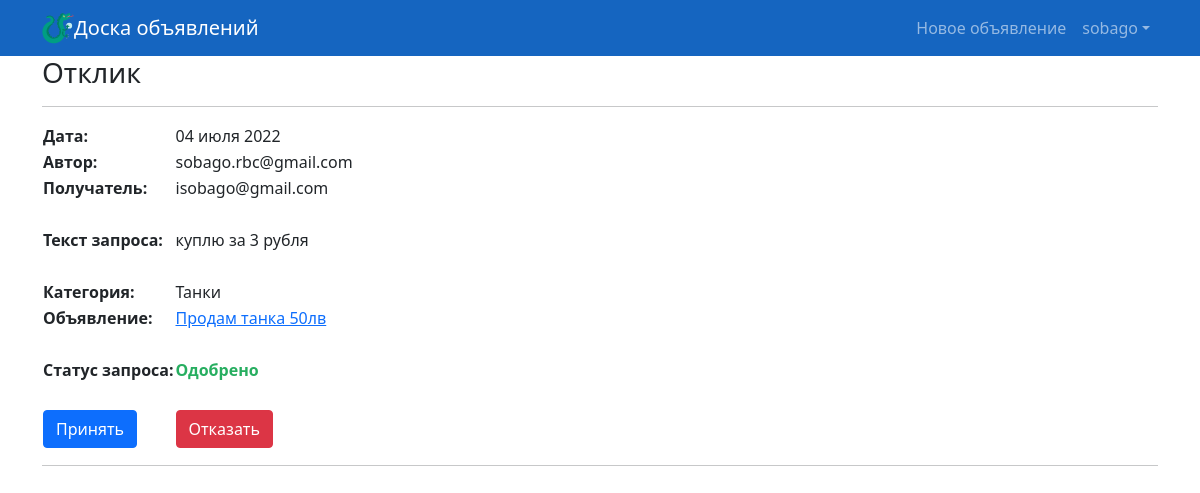
The page /responses/1/ (signed in) on the database its author committed.
### accounts/models.py (models this page shows)
class MyUser(AbstractUser):
    USERNAME_FIELD = 'email'
    email = models.EmailField(('E-mail'), unique=True, help_text='Обязательное поле, Ваша электронная почта.')
    REQUIRED_FIELDS = ['username', ]
    subscriber = models.BooleanField(
        ("Статус подписки на новости"),
        default=True,
    )

### board/models.py (models this page shows, shortened)
class AdResponse(models.Model):
    title = models.CharField(max_length=254, verbose_name='Текст запроса')
    sender = models.OneToOneField(MyUser, on_delete=models.CASCADE, related_name='+', verbose_name='Отправитель')
    recipient = models.OneToOneField(MyUser, on_delete=models.CASCADE, related_name='+', verbose_name='Получатель')
    ad = models.OneToOneField(Ad, on_delete=models.CASCADE, verbose_name='Объявление')
    create_datetime = models.DateTimeField(auto_now_add=True)
    is_accepted = models.BooleanField(default=False)
    is_refused = models.BooleanField(default=False)

class Ad(models.Model):
    title = models.CharField(max_length=254, verbose_name='Заголовок объявления')
    text = RichTextUploadingField(verbose_name='Текст объявления')
    create_datetime = models.DateTimeField(auto_now_add=True)
    create_user = models.OneToOneField(MyUser, on_delete=models.CASCADE, verbose_name='Автор')
    category = models.ForeignKey(Category, on_delete=models.CASCADE, verbose_name='Категория')

class Category(models.Model):
    title = models.CharField(max_length=128, verbose_name='Наименование категории', unique=True)
    def __str__(self):
        return f'{self.title}'

### board/views.py (the view)
# urls.py: path('responses/<int:pk>/', login_required(AdResponseView.as_view()), name='ad_response_detail'),
class AdResponseView(DetailView):
    model = AdResponse
    template_name = 'ad_response_detail.html'
    context_object_name = 'response'

### board/templates/board/ad_response_detail.html (shortened to what this page needs)
{% extends "base.html" %}
{% block content %}
    <h3>Отклик</h3>
    <hr>
    {% if response.sender.id == user.id or response.recipient.id  == user.id %}
        <table>
            <tr align="left">
                <td><b>Дата:</b></td>
                <td>{{ response.create_datetime|date:'d E Y' }}</td>
            </tr>
            <tr align="left">
                <td><b>Автор:</b></td>
                <td>{{ response.sender }}</td>
            </tr>
            <tr align="left">
                <td><b>Получатель:</b></td>
                <td>{{ response.recipient }}</td>
            </tr>
            <tr><td><br></td></tr>
            <tr align="left">
                <td><b>Текст запроса:</b></td>
                <td>{{ response.title }}</td>
            </tr>
            <tr><td><br></td></tr>
            <tr align="left">
                <td><b>Категория:</b></td>
                <td>{{ response.ad.category }}</td>
            </tr>
            <tr align="left">
                <td><b>Объявление:</b></td>
                <td><a href="{% url 'ad' response.ad.id %}">{{ response.ad.title }}</a></td>
            </tr>
            <tr><td><br></td></tr>
            <tr align="left">
                <td><b>Статус запроса:</b></td>
                <td>
                    {% if response.is_accepted %}
                    <span style="color:#27ae60"><strong>Одобрено</strong></span>
                    {% elif response.is_refused %}
                    <span style="color:#e74c3c"><strong>Отказано</strong></span>
                    {% else %}
                    Ожидает рассмотрения
                    {% endif %}
                </td>
            </tr>
            <tr><td><br></td></tr>
            {% if response.recipient.id == user.id %}
            <tr align="left">
                <td><a class="btn btn-primary" href="{% url 'ad_response_accept' response.id %}" role="button">Принять</a> </td>
                <td><a class="btn btn-danger" href="{% url 'ad_response_refuse' response.id %}" role="button">Отказать</a> </td>
            </tr>
            {% endif %}
        </table>
        <hr>
    {% else %}
        <h3>Это чужой отклик!</h3>
    {% endif %}
{% endblock %}

### board/templates/board/base.html (shortened to what this page needs)
<!DOCTYPE html>
<html lang="ru">
    <head>
        {% load static %}
        <link href="{% static 'css/styles.css' %}" rel="stylesheet" />
    </head>
    <body>
        <nav class="navbar navbar-expand-lg navbar-dark bg-dark">
            <div class="container">
                <img src="{% static 'dragonside-svgrepo-com.svg' %}" width='32' height='32'>
                <a class="navbar-brand" href="/">Доска объявлений</a>
                <div class="collapse navbar-collapse" id="navbarSupportedContent">
                    <ul class="navbar-nav ms-auto mb-2 mb-lg-0">
                        <li class="nav-item"><a class="nav-link" href="{% url 'ad_create' %}">Новое объявление</a></li>
                        {% if user.is_authenticated %}
                        <li class="nav-item dropdown">
                            <a class="nav-link dropdown-toggle" id="navbarDropdown" href="#" role="button" data-bs-toggle="dropdown" aria-expanded="false">{{ user.username }}</a>
                        </li>
                        {% else %}
                        <a class="nav-link active" aria-current="page" href="{% url 'login' %}">Авторизация</a>
                        {% endif %}
                    </ul>
                </div>
            </div>
        </nav>
        <div class="container">
            {% block content %}
            {% endblock %}
        </div>
    </body>
</html>

### rows shown on the page
MyUser: username "sobago"
AdResponse: create_datetime "04 июля 2022", sender "sobago.rbc@gmail.com", recipient "isobago@gmail.com", title "куплю за 3 рубля", ad.category "Танки", ad "Продам танка 50лв"
